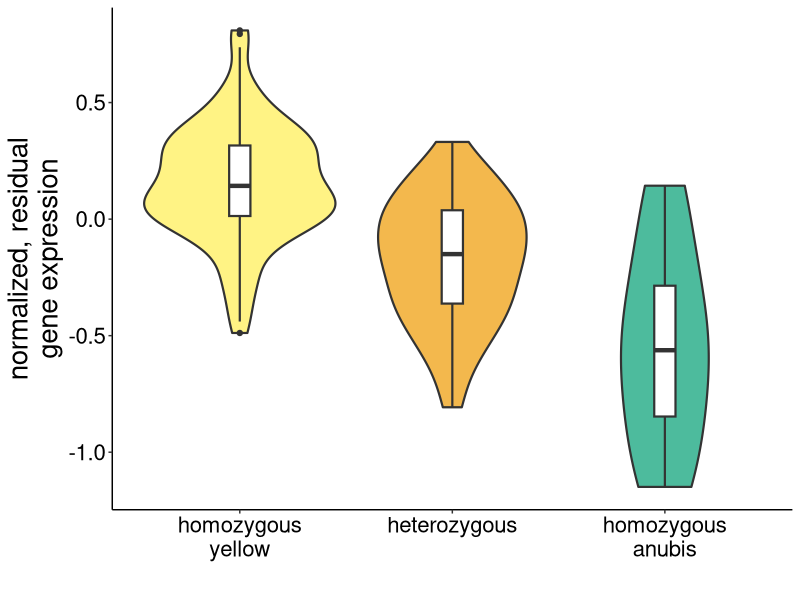
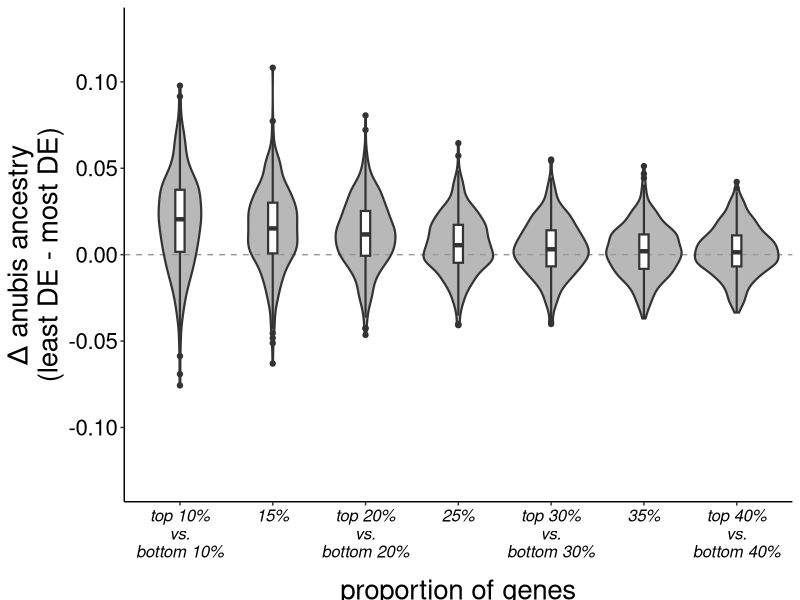
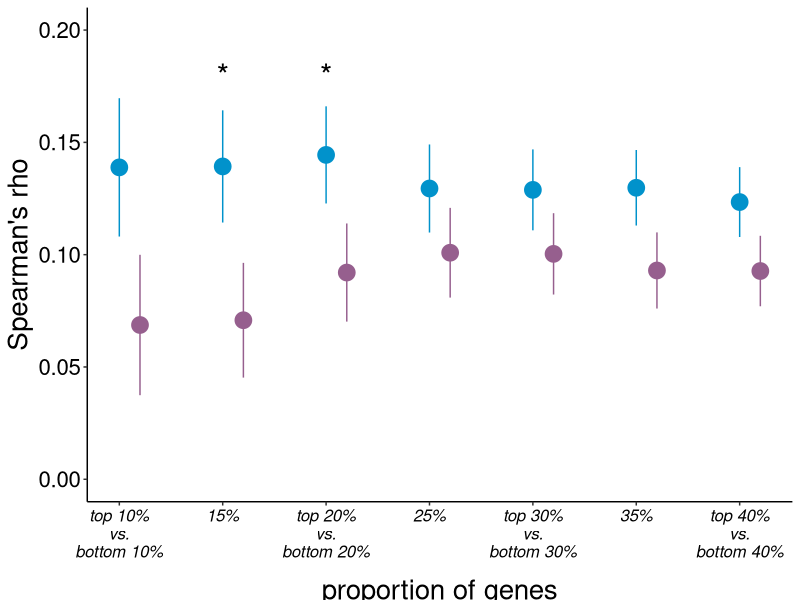

Source code (R) for these figures, in order:
# Script for recreating figure 4A, 4B, and 4C
# Note that the cartoon gene expression drawings beneath 4A and cartoon distribution in 4C were created in Keynote 8.1

# Load R libraries
library(ggplot2)

#############################################################################################################################
# Figure 4A
#############################################################################################################################

# Load Figure 4A results

# main panel
gene <- read.table("./RESULTS/fig4_example_gene.txt", header=T) # example gene MRPL2

ggplot(gene) + 
  geom_violin(aes(x=as.factor(nearest_state), y=expression, fill=as.factor(nearest_state)), alpha=0.7, size=0.75) + 
  geom_boxplot(aes(x=as.factor(nearest_state), y=expression), width=0.1, size=0.75) + 
  scale_fill_manual(values=c("#FFED4F", "orange2", "#009E73")) + 
  scale_x_discrete(name="", labels=c("0" = "homozygous\nyellow", "1" = "heterozygous", "2" = "homozygous\nanubis")) + scale_y_continuous(name="normalized, residual\ngene expression") +
  theme_classic() + theme(legend.position = "none", axis.text = element_text(colour = "black"), text=element_text(size=20)) -> a

ggsave("fig4A_main.png")

# inset is produced based on a qq plot using all permutations. Code and data are not provided here due to memory constraints, but it is included when running r05.mash_linear_models.R

#############################################################################################################################
# Figure 4B
#############################################################################################################################
reduction <- read.table("./RESULTS/reduced_ancestry_in_DE_genes_per_individual.txt", header=T)
colnames(reduction) <- c('qqq', 't_data')

ggplot(data=reduction, aes(x=as.factor(qqq), y=t_data, group=qqq)) +
  geom_hline(yintercept=0, linetype="dashed", color="grey60") +
  geom_violin(alpha=0.7, size=0.75, fill="grey60") + 
  geom_boxplot(width=0.1, size=0.75) +
  scale_x_discrete(name="proportion of genes", 
                   labels=c("0.1" = "top 10%\nvs.\nbottom 10%", "0.15" = "15%", "0.2" = "top 20%\nvs.\nbottom 20%", "0.25" = "25%","0.3" = "top 30%\nvs.\nbottom 30%", "0.35" = "35%","0.4" = "top 40%\nvs.\nbottom 40%")) + 
  scale_y_continuous(name="\u0394 anubis ancestry\n(least DE - most DE)", limits=c(-0.13, 0.13))  +  
  theme_classic() +  theme(text=element_text(size=20), axis.text = element_text(color="black"), axis.text.x = element_text(face="italic", size=12), axis.title.x=element_text(vjust=-1))  -> b 

ggsave("fig4B.png")

#############################
# Figure 4C
#############################################################################################################################

# Load Figure 4C results
results <- read.table("./RESULTS/bootstrap_rho_results.txt", header=T)

# Quantiles to add asterisks to
subset(results, bootstrap_pval<0.05)$quantile
# 0.15 0.20

# Plot rho plus/minus SD
ggplot(data=results) +
  geom_pointrange(aes(x=quantile, y=rho_DE, ymin=rho_DE - sd_DE, ymax=rho_DE + sd_DE), fill="#0192CB", color="#0192CB", size=1, shape=21, stroke=1.5) +
  geom_pointrange(aes(x=quantile+0.01, y=rho_nDE, ymin=rho_nDE -  sd_nDE, ymax=rho_nDE + sd_nDE), fill="#965F8E", color="#965F8E", size=1, shape=21, stroke=1.5) +
  scale_x_continuous(name="proportion of genes", labels=c("0.1" = "top 10%\nvs.\nbottom 10%", "0.15" = "15%", "0.2" = "top 20%\nvs.\nbottom 20%", "0.25" = "25%","0.3" = "top 30%\nvs.\nbottom 30%", "0.35" = "35%","0.4" = "top 40%\nvs.\nbottom 40%"), breaks=seq(0.1,0.4, 0.05)) + scale_y_continuous("Spearman's rho", limits=c(0, 0.2)) +  theme_classic() +  theme(text=element_text(size=20), axis.text = element_text(color="black"), axis.text.x = element_text(face="italic", size=12), axis.title.x=element_text(vjust=-1)) + annotate("text", x = 0.15, y = 0.18, label = "*", size=8) +  annotate("text", x = 0.2, y = 0.18, label = "*", size=8) -> c

ggsave("fig4C.png")
